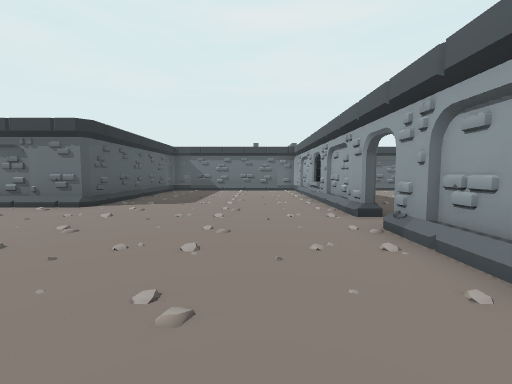
[1] (above)

14 first-person views from a walk through a Godot game level. The camera is 1.5 m above the floor, tilts 4° down and sees 90° across. The floor is counted in squares, 2 m on a side. Each view is taken from the middle of a square. On the plan, view 1 faces up. The plan holds only what a view shows up to about 9 squares ahead; the rest is blank. The place goes on beyond the plan.

[2]
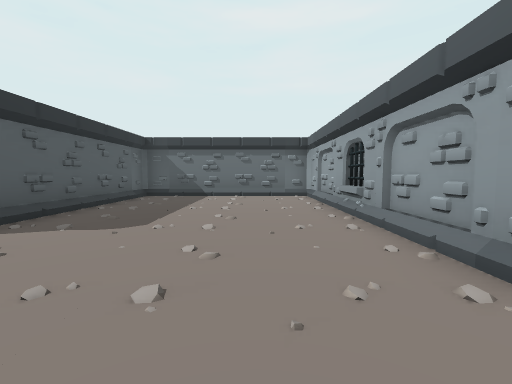

[3]
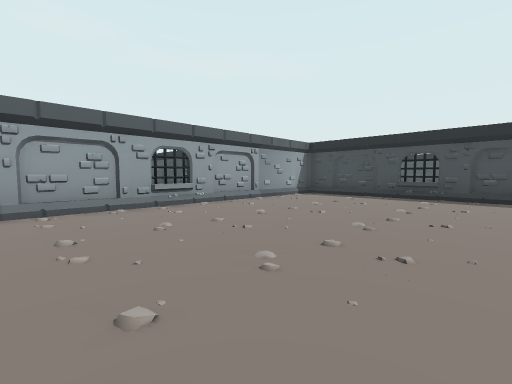

[4]
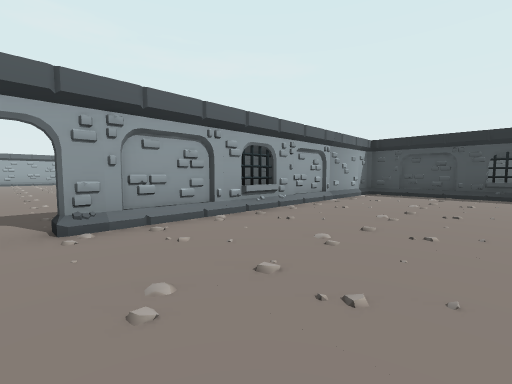

[5]
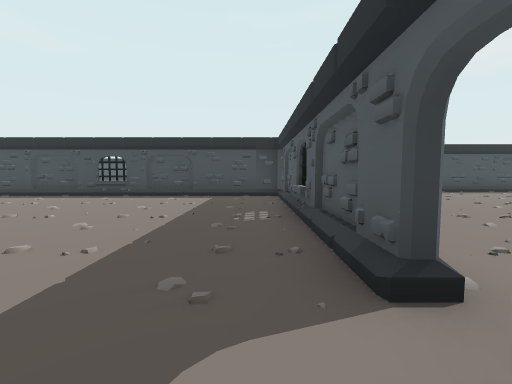

[6]
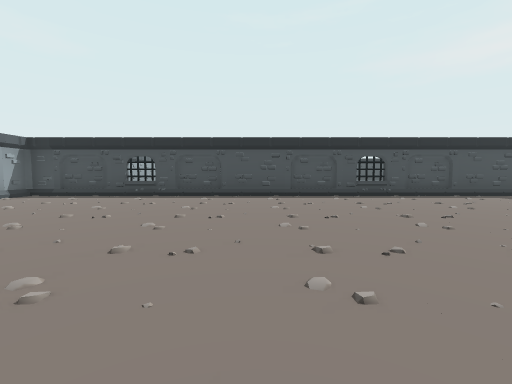

[7]
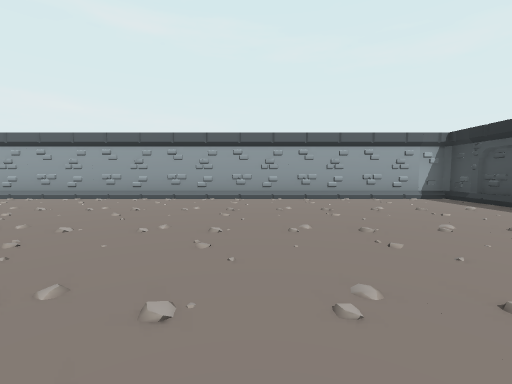

[8]
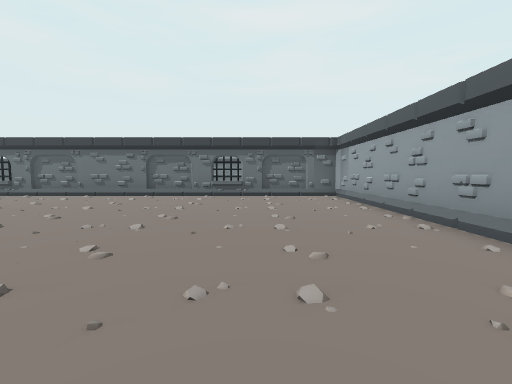

[9]
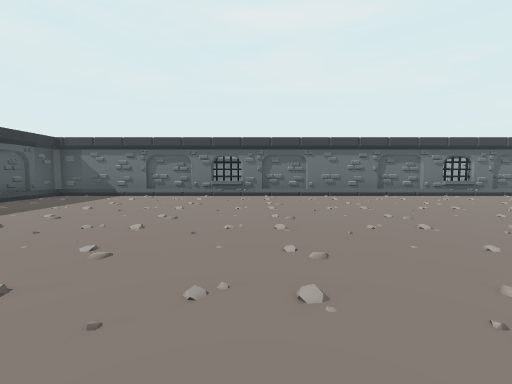

[10]
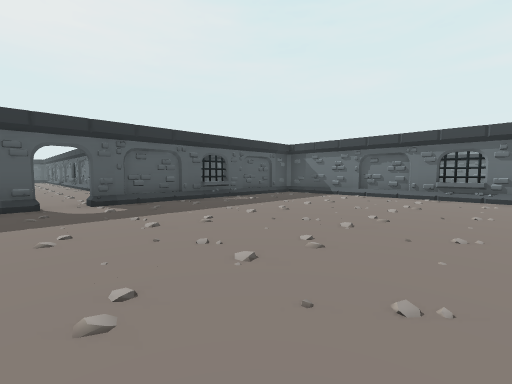

[11]
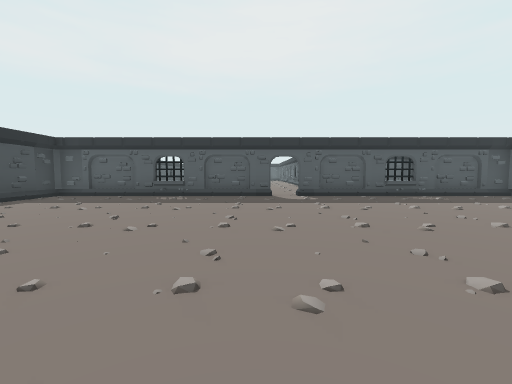

[12]
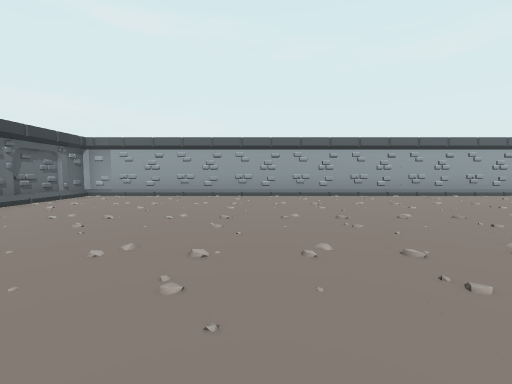

[13]
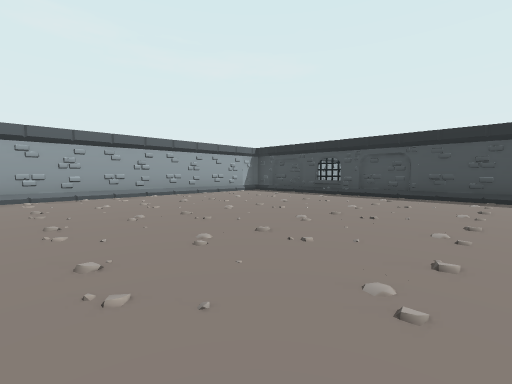

[14]
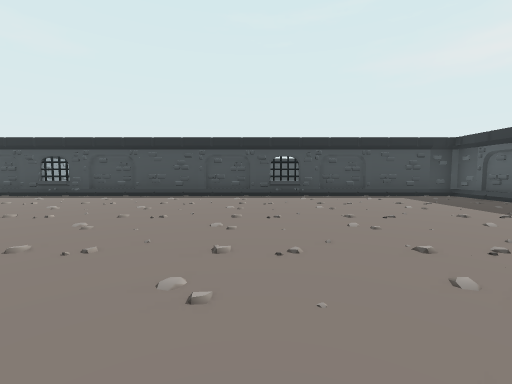

### Floor plan
Points are (right, up) in squares from view 1. A wall is a line through its corners. A room is listed if a view was taken in it or the views show most of it. See-through windows are left out.
Room 1 (views 1, 2, 3, 4)
walls: (2, 4.5) (2, 11.9) (-3.9, 11.9) (-3.9, 6) (-4, 5.9) (-4.5, 5.9); (1.8, -0.1) (2.1, 0.4); (2, -4.9) (2, 3.5); (-2.1, -5.9) (-1.6, -6.1); (-4, -5.9) (1, -5.9)
low walls: (1.8, -0.5) (1.8, 0.5); (1.8, 7.5) (1.8, 8.5)
ways out: opening at (2, 4) to room 2
Room 2 (views 5, 6, 7, 8, 9, 10, 11, 12, 13, 14)
walls: (7.7, -3.8) (8.1, -4.1); (2.1, 3.5) (2.1, -3.9) (19.9, -3.9) (19.9, 11.9) (2.1, 11.9) (2.1, 4.5)
ways out: opening at (2, 4) to room 1

Positions as (right, up) in squares from view 1, and headings:
1: (0, 0), facing up
2: (0, 3), facing up
3: (-4, 3), facing down-right
4: (-2, 4), facing down-right
5: (3, 5), facing down
6: (12, 5), facing down
7: (12, 2), facing right
8: (17, 3), facing up
9: (9, 3), facing up
10: (9, 3), facing up-left
11: (11, 3), facing left
12: (11, 6), facing right
13: (11, 5), facing down-right
14: (9, 5), facing down
